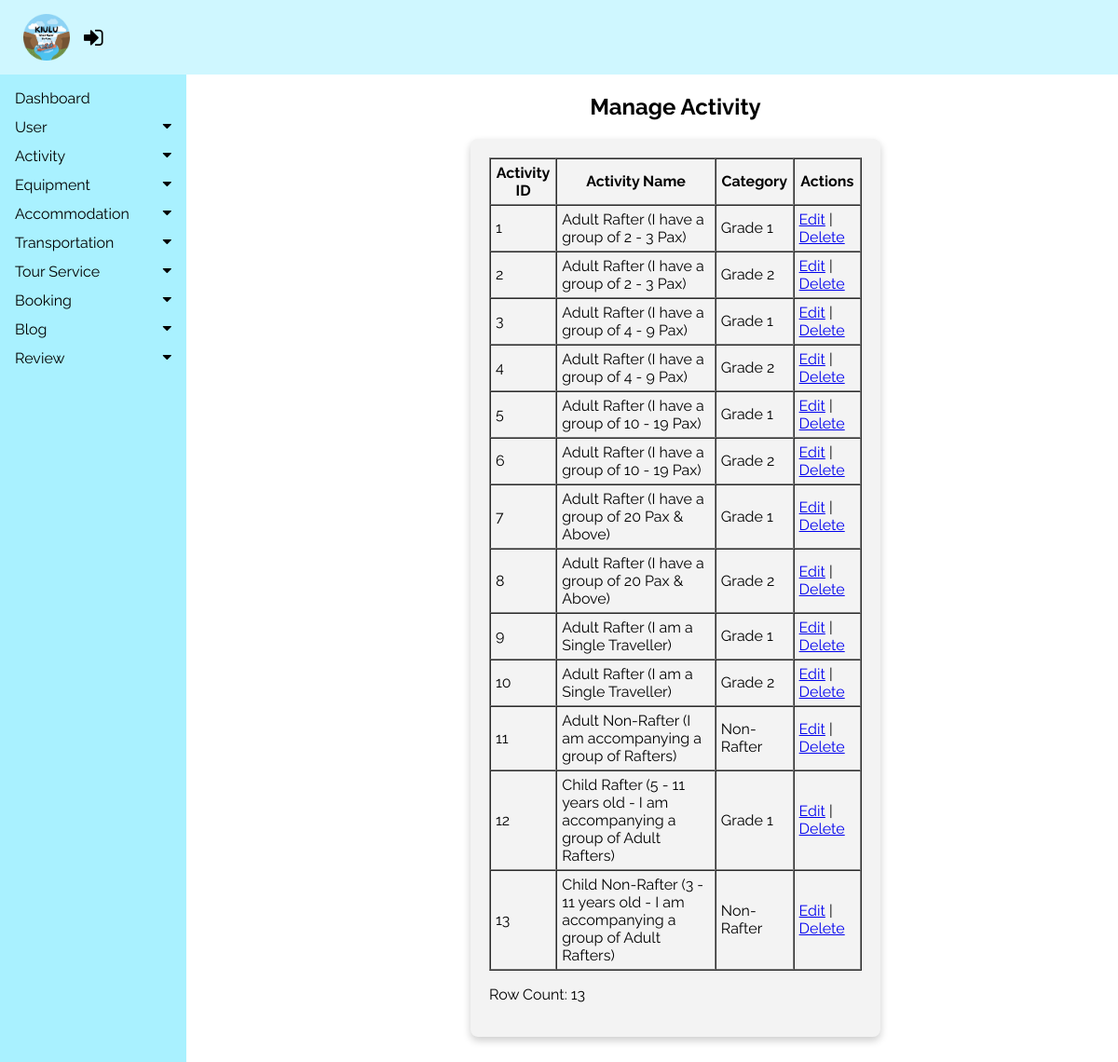
/tourism_management_system/admin/modules/activity/activityList.php, run on the app's committed database.
### tables this page shows
CREATE TABLE `activity` (
  `activityID` int(11) NOT NULL,
  `activityName` varchar(100) NOT NULL,
  `categoryID` int(11) NOT NULL,
  `activityPrice` decimal(8,2) NOT NULL,
  `min_quantity` int(11) NOT NULL DEFAULT 1,
  `max_quantity` int(11) NOT NULL DEFAULT 10,
  `activityImg` varchar(100) NOT NULL
);

CREATE TABLE `category` (
  `categoryID` int(11) NOT NULL,
  `categoryName` varchar(100) NOT NULL,
  `categoryDescription` text NOT NULL
);

### tourism_management_system/admin/modules/activity/activityList.php (the view, shortened to what this page needs)
<?php
include('C:/xampp/htdocs/tourism_management_system/config/config.php');
?>
<!DOCTYPE html>
<html lang="en">
<head>
    <link rel="stylesheet" href="https://cdnjs.cloudflare.com/ajax/libs/font-awesome/4.7.0/css/font-awesome.min.css">
    <link rel="stylesheet" type="text/css" href="../../css/admin.css">
</head>
<body>
<header>
<div class="topNav">
<?php include("C:/xampp/htdocs/tourism_management_system/admin/includes/usernav.php"); ?>
</header>
    <?php
    include '../../includes/sideNav.php';
    ?>
    <div class="main">
        <h2 style="text-align: center;">Manage Activity</h2>
        <div class="rowform">
            <?php
            $sql_activity = "SELECT a.activityID, a.activityName, a.categoryID,
            c.categoryID, c.categoryName
            FROM activity a, category c
            WHERE a.categoryID = c.categoryID
            ORDER BY a.activityID ASC";
            $result = mysqli_query($conn, $sql_activity);
            $rowcount = mysqli_num_rows($result);
            if ($rowcount > 0) {
                echo "<table border='1' cellpadding='5' cellspacing='0' width='100%'>";
                echo "<tr>";
                echo "<th>Activity ID</th>";
                echo "<th>Activity Name</th>";
                echo "<th>Category</th>";
                echo "<th>Actions</th>";
                echo "</tr>";
                while ($row = mysqli_fetch_assoc($result)) {
                    echo "<tr>";
                    echo "<td>" . htmlspecialchars($row["activityID"]) . "</td>";
                    echo "<td>" . htmlspecialchars($row["activityName"]) . "</td>";
                    echo "<td>" . htmlspecialchars($row["categoryName"]) . "</td>";
                    echo "<td>";
                    echo "<a href='editActivity.php?id=" . urlencode($row["activityID"]) . "'>Edit</a> | ";
                    echo "<a href='deleteActivity.php?id=" . urlencode($row["activityID"]) . "' onclick='return confirm(\"Are you sure you want to delete this activity?\");'>Delete</a>";
                    echo "</td>";
                    echo "</tr>";
                }
                echo "</table>";
                echo "<p>Row Count: $rowcount</p>";
            } else {
                echo "<p>No results found.</p>";
            }
            echo '</div>';
            echo '</div>';
            ?>
    </body>
    </html>

### tourism_management_system/admin/css/admin.css (style rules this page uses)
body { font-family: "Raleway", sans-serif; margin: 0; padding: 0; background-color: white; }
.topNav { display: flex; justify-content: space-between; align-items: center; background-color:#CFF7FF; color: black; padding: 10px 20px; position: fixed; top: 0; left: 0; width: 100%; z-index: 2; box-sizing: border-box; }
.main { margin-top: 70px; margin-left: 250px; padding: 10px 10px; }
.rowform { max-width: 400px; padding: 20px; background-color: #f3f3f3; border-radius: 8px; box-shadow: 0 4px 8px rgba(0, 0, 0, 0.2); margin: auto; }

### data on the page
activity: activityID "1", activityName "Adult Rafter (I have a group of 2 - 3 Pax)", categoryID.categoryName "Grade 1"
activity: activityID "2", activityName "Adult Rafter (I have a group of 2 - 3 Pax)", categoryID.categoryName "Grade 2"
activity: activityID "3", activityName "Adult Rafter (I have a group of 4 - 9 Pax)", categoryID.categoryName "Grade 1"
activity: activityID "4", activityName "Adult Rafter (I have a group of 4 - 9 Pax)", categoryID.categoryName "Grade 2"
activity: activityID "5", activityName "Adult Rafter (I have a group of 10 - 19 Pax)", categoryID.categoryName "Grade 1"
activity: activityID "6", activityName "Adult Rafter (I have a group of 10 - 19 Pax)", categoryID.categoryName "Grade 2"
activity: activityID "7", activityName "Adult Rafter (I have a group of 20 Pax & Above)", categoryID.categoryName "Grade 1"
activity: activityID "8", activityName "Adult Rafter (I have a group of 20 Pax & Above)", categoryID.categoryName "Grade 2"
activity: activityID "9", activityName "Adult Rafter (I am a Single Traveller)", categoryID.categoryName "Grade 1"
activity: activityID "10", activityName "Adult Rafter (I am a Single Traveller)", categoryID.categoryName "Grade 2"
activity: activityID "11", activityName "Adult Non-Rafter (I am accompanying a group of Rafters)", categoryID.categoryName "Non-Rafter"
activity: activityID "12", activityName "Child Rafter (5 - 11 years old - I am accompanying a group of Adult Rafters)", categoryID.categoryName "Grade 1"
activity: activityID "13", activityName "Child Non-Rafter (3 - 11 years old - I am accompanying a group of Adult Rafters)", categoryID.categoryName "Non-Rafter"

### other printed values
$rowcount "13"
